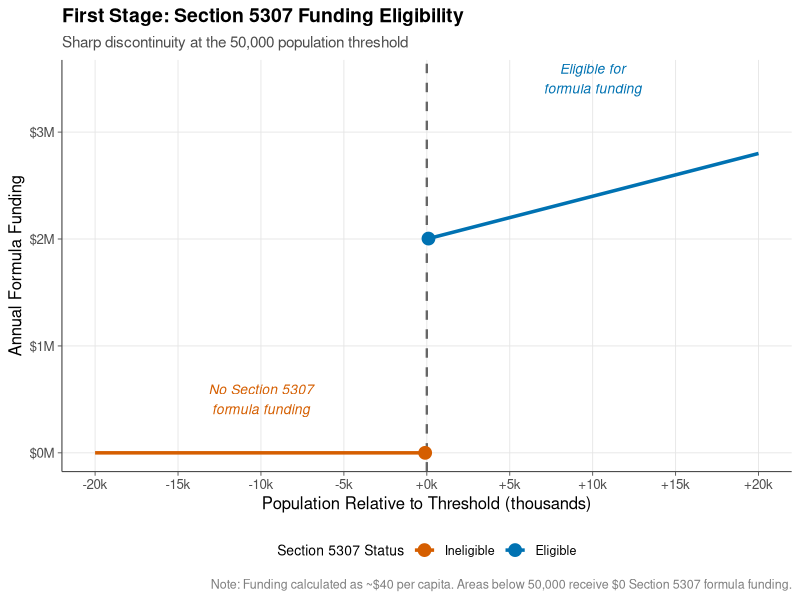

R code for this plot:
# First Stage Figure: Funding Eligibility Discontinuity
# Shows the sharp statutory discontinuity in Section 5307 eligibility

library(tidyverse)
library(ggplot2)

# Set APEP theme
theme_apep <- function() {
  theme_minimal(base_size = 12) +
    theme(
      panel.grid.minor = element_blank(),
      panel.grid.major = element_line(color = "grey90", linewidth = 0.3),
      axis.line = element_line(color = "grey30", linewidth = 0.4),
      axis.ticks = element_line(color = "grey30", linewidth = 0.3),
      plot.title = element_text(face = "bold", size = 14, hjust = 0),
      plot.subtitle = element_text(size = 11, color = "grey30", hjust = 0),
      plot.caption = element_text(size = 9, color = "grey50", hjust = 1),
      legend.position = "bottom",
      legend.title = element_text(size = 10),
      legend.text = element_text(size = 9),
      strip.text = element_text(face = "bold", size = 11)
    )
}

apep_colors <- c("#0072B2", "#D55E00", "#009E73", "#CC79A7", "#F0E442", "#56B4E9")

# Create data showing the first stage
# Section 5307 formula funding is approximately $30-50 per capita for eligible areas
# Areas below 50k get $0

population_grid <- seq(30000, 70000, by = 100)

funding_data <- tibble(
  population = population_grid,
  running_var = population - 50000,
  eligible = population >= 50000,
  # Formula funding: approximately $40 per capita (middle of $30-50 range)
  per_capita_funding = ifelse(population >= 50000, 40, 0),
  total_funding_millions = (per_capita_funding * population) / 1e6
)

# Create the first stage plot
p_first_stage <- ggplot(funding_data, aes(x = running_var / 1000, y = total_funding_millions)) +
  geom_line(aes(color = factor(eligible)), linewidth = 1.2) +
  geom_vline(xintercept = 0, linetype = "dashed", color = "grey40", linewidth = 0.8) +
  geom_point(data = funding_data %>% filter(population %in% c(49900, 50100)),
             aes(color = factor(eligible)), size = 4) +
  scale_color_manual(
    values = c("FALSE" = apep_colors[2], "TRUE" = apep_colors[1]),
    labels = c("FALSE" = "Ineligible", "TRUE" = "Eligible"),
    name = "Section 5307 Status"
  ) +
  scale_x_continuous(
    breaks = seq(-20, 20, by = 5),
    labels = function(x) paste0(ifelse(x >= 0, "+", ""), x, "k")
  ) +
  scale_y_continuous(
    labels = scales::dollar_format(prefix = "$", suffix = "M")
  ) +
  labs(
    title = "First Stage: Section 5307 Funding Eligibility",
    subtitle = "Sharp discontinuity at the 50,000 population threshold",
    x = "Population Relative to Threshold (thousands)",
    y = "Annual Formula Funding",
    caption = "Note: Funding calculated as ~$40 per capita. Areas below 50,000 receive $0 Section 5307 formula funding."
  ) +
  theme_apep() +
  annotate("text", x = -10, y = 0.5,
           label = "No Section 5307\nformula funding",
           color = apep_colors[2], size = 3.5, fontface = "italic") +
  annotate("text", x = 10, y = 3.5,
           label = "Eligible for\nformula funding",
           color = apep_colors[1], size = 3.5, fontface = "italic")

# Save
ggsave(
  "./figures/fig8_first_stage.png",
  plot = p_first_stage,
  width = 10, height = 7, dpi = 300,
  bg = "white"
)

cat("First stage figure saved to figures/fig8_first_stage.png\n")
